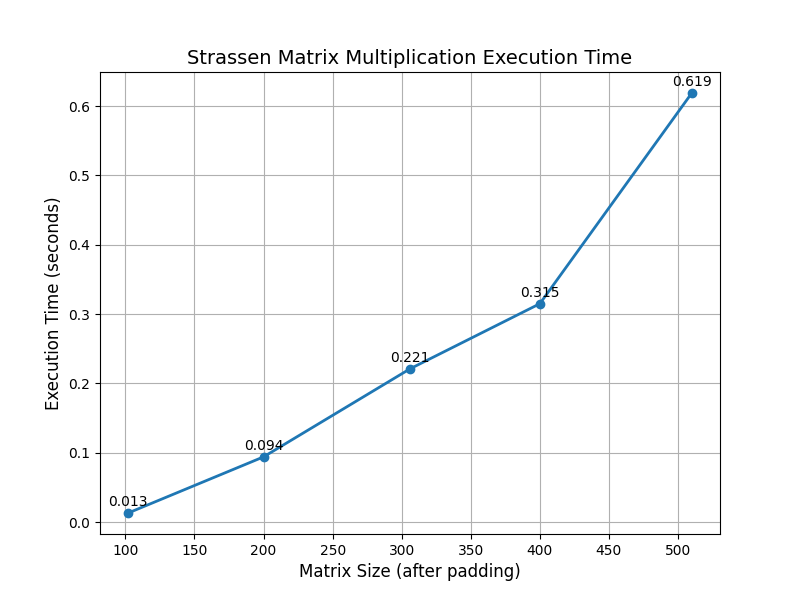

Here is the Python script that generated this plot:
import matplotlib.pyplot as plt

# Data
original_sizes = [101, 200, 305, 400, 509]
used_sizes = [102, 200, 306, 400, 510]
times = [0.013, 0.094, 0.221, 0.315, 0.619]

# Plot
plt.figure(figsize=(8,6))
plt.plot(used_sizes, times, marker='o', linestyle='-', linewidth=2)

# Labels and title
plt.xlabel("Matrix Size (after padding)", fontsize=12)
plt.ylabel("Execution Time (seconds)", fontsize=12)
plt.title("Strassen Matrix Multiplication Execution Time", fontsize=14)
plt.grid(True)

# Show values on points
for i in range(len(used_sizes)):
    plt.text(used_sizes[i], times[i] + 0.01, f"{times[i]:.3f}", ha='center')

plt.show()
